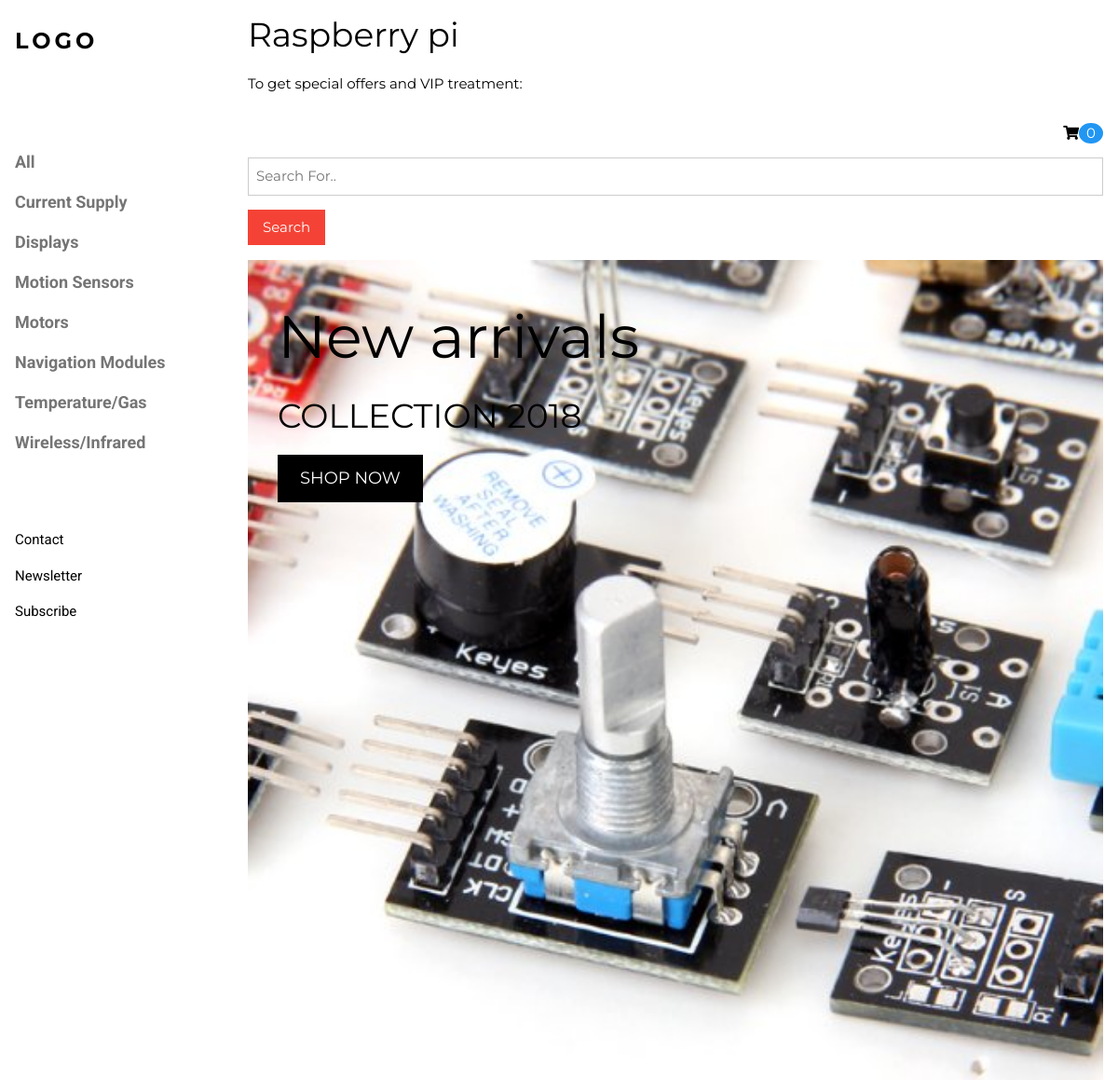
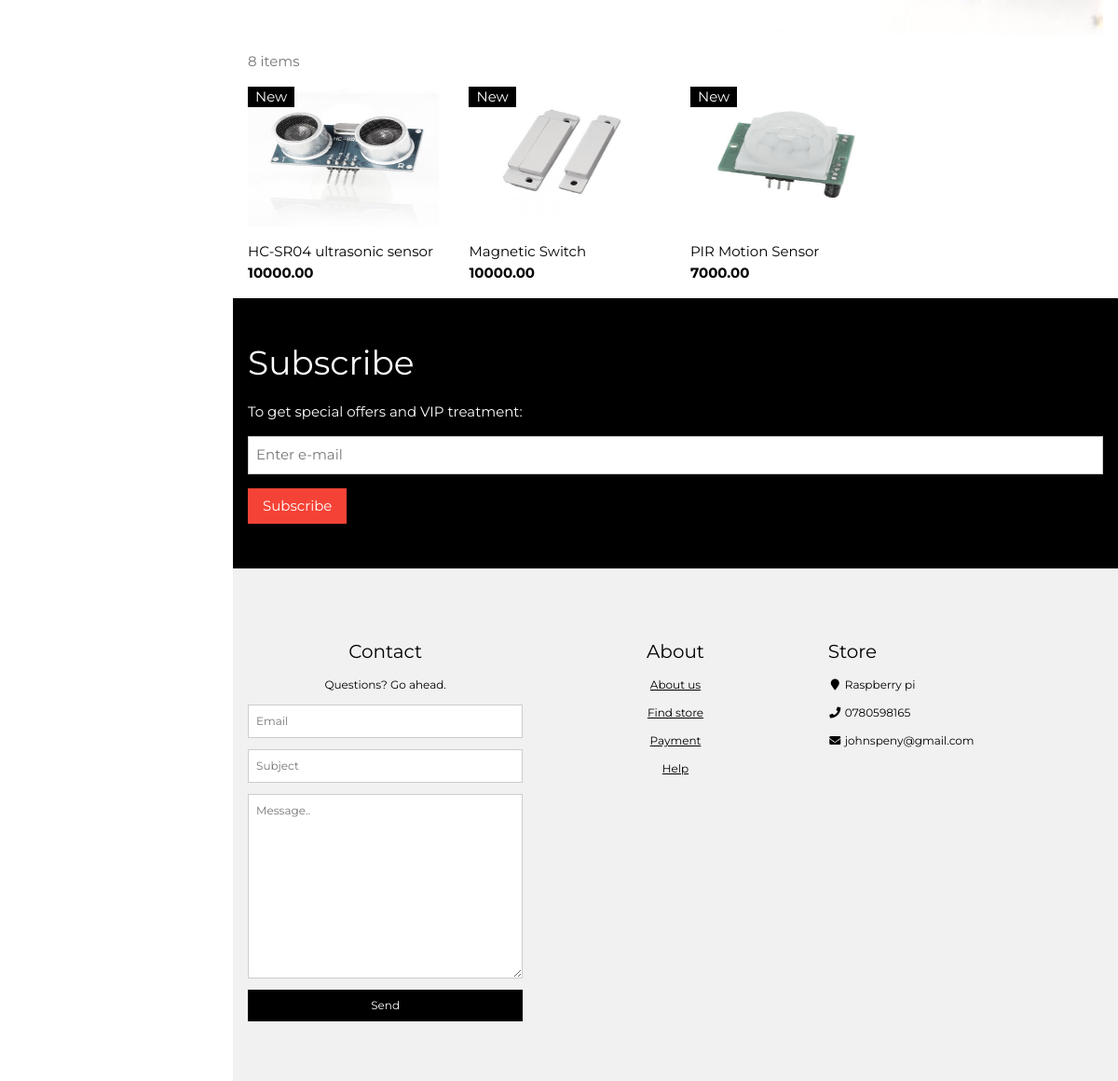
Screenshot of /motion-sensors/ with the database file from the repository (2 pictures, top to bottom).
### shop/models.py (models this page shows, shortened)
class Category(models.Model):
    name = models.CharField(max_length=100)
    slug = models.SlugField(max_length=100, unique=True)
    class Meta:
        ordering = ['name']
        verbose_name = 'category'
        verbose_name_plural = 'categories'
    def get_absolute_url(self):
        return reverse('shop:list_product', kwargs={'category_slug':self.slug})

class Product(models.Model):
    category = models.ForeignKey(Category, related_name='products')
    name = models.CharField(max_length=100)
    slug = models.SlugField(max_length=100)
    image = models.ImageField(upload_to='pics',blank=True)
    description = models.TextField(blank=True)
    stock = models.PositiveIntegerField()
    available = models.BooleanField(default=True)
    price = models.DecimalField(max_digits=10,decimal_places=2)
    created = models.DateTimeField(auto_now_add=True)
    updated = models.DateTimeField(auto_now=True)
    class Meta:
        ordering = ['name']
        index_together = (('id', 'slug'),)
    def get_absolute_url(self):
        return reverse('shop:list_product_detail', kwargs={'id': self.id, 'slug': self.slug})

### shop/views.py (the view, shortened to what this page needs)
# urls.py: url('^(?P<category_slug>[-\w]+)/$', views.index, name='list_product'),
def index(request, category_slug=None):
    categories = Category.objects.all()
    products = Product.objects.filter(available=True)
    c = ContactForm()
    if category_slug:
        category = get_object_or_404(Category, slug=category_slug)
        products = Product.objects.filter(category=category)
    context = {'categories': categories, 'products': products, 'f':c}
    return render(request, 'shop/index.html', context)

### shop/forms.py
class ContactForm(forms.Form):
	subject = forms.CharField(max_length=100,widget=forms.TextInput(attrs={'placeholder': 'Subject'}))
	message = forms.CharField(widget=forms.Textarea(attrs={'placeholder': 'Message..'}))
	sender = forms.EmailField(widget=forms.TextInput(attrs={'placeholder': 'Email'}))

### cart/cart.py (called while the page is built)
    def __len__(self):
        return sum(item['quantity'] for item in self.cart.values())

### cart/context_processors.py (called while the page is built)
def cart(request):
	return {'cart':Cart(request)}

### shop/templatetags/myfilters.py (called while the page is built)
@register.filter(name='addClass')
def addClass(value, arg):
    return value.as_widget(attrs={'class': arg})

### shop/templates/shop/index.html (shortened to what this page needs)
{% extends 'shop/list.html' %}
{% load static %}
{% load myfilters %}
  {% block head %}
  <div class="w3-display-container w3-container">
    <img src="{% static 'shop/pics/r.jpg' %}" alt="Jeans" style="width:100%">
    <div class="w3-display-topleft w3-text-white" style="padding:24px 48px">
      <h1 class="w3-jumbo w3-hide-small w3-text-black">New arrivals</h1>
      <h1 class="w3-hide-small w3-text-black">COLLECTION 2018</h1>
      <p><a href="#jeans" class="w3-button w3-black w3-padding-large w3-large">SHOP NOW</a></p>
    </div>
  </div>
  {% endblock %}
  {% block itemNum %}
  <div class="w3-container w3-text-grey" id="jeans">
    <p>8 items</p>
  </div>{% endblock %}
{% block photot %}
  <div class="w3-row w3-grayscale">
  {% for product in products %}
    <div class="w3-col l3 s6">
      <div class="w3-container">
        <div class="w3-display-container">
          <img src="{{ product.image.url }}" style="width:100%;max-height: 150px">
          <span class="w3-tag w3-display-topleft">New</span>
        </div>
        <p>{{ product.name }}<br><b>{{ product.price }}</b></p>
      </div>
    </div>
{% endfor %}
</div>{% endblock %}
{% block contact %}
 <div class="w3-col s4">
        <h4>Contact</h4>
        <p>Questions? Go ahead.</p>
        <form action="" target="_blank" method="post">
          <p>
            {{ f.sender|addClass:"w3-input w3-border" }}
          </p>
          <p>
            {{ f.subject|addClass:"w3-input w3-border" }}
          </p>
          <p>
            {{ f.message|addClass:"w3-input w3-border" }}
          </p>
          <input type="submit" value="Send" class="w3-button w3-block w3-black">
        </form>
      </div>
      {% endblock %}

### shop/templates/shop/list.html (shortened to what this page needs)
<!DOCTYPE html>
<html>
{% load static %}
{% load myfilters %}
<link rel="stylesheet" href="{% static 'shop/style.css' %}">
<link href="{% static 'shop/css/fontawesome-all.css' %}" rel="stylesheet">
<head>
</head>
<body class="w3-content" style="max-width:1200px">
<nav class="w3-sidebar w3-bar-block w3-white w3-collapse w3-top" style="z-index:3;width:250px" id="mySidebar">
  <div class="w3-container w3-display-container w3-padding-16">
    <h3 class="w3-wide"><b>LOGO</b></h3>
  </div>
  <div class="w3-padding-64 w3-large w3-text-grey" style="font-weight:bold">
    <a href="{% url 'shop:list' %}" class="w3-bar-item w3-button">All</a>
    {% for category in categories %}
    <a href="{{ category.get_absolute_url }}" class="w3-bar-item w3-button">{{ category.name }}</a>
    {% endfor %}
  </div>
  <a href="#footer" class="w3-bar-item w3-button w3-padding">Contact</a>
  <a href="javascript:void(0)" class="w3-bar-item w3-button w3-padding" onclick="document.getElementById('newsletter').style.display='block'">Newsletter</a>
  <a href="#footer"  class="w3-bar-item w3-button w3-padding">Subscribe</a>
</nav>
<div class="w3-main" style="margin-left:250px">
  <header class="w3-container">
    <h1>Raspberry pi</h1>
    <p>To get special offers and VIP treatment:</p>
    {% block cart %}
    {% with total_items=cart|length %}
    {% if cart|length > 0 %}
  <a href="{% url "cart:cart_detail" %}">
    <p class="w3-right"><i class="fa fa-shopping-cart"></i><span class="w3-badge w3-blue">{{ total_items }}</span></p>
  </a>
    {% else %}
      <p class="w3-right"><i class="fa fa-shopping-cart"></i><span class="w3-badge w3-blue">0
    {% endif %}
  {% endwith %}{% endblock %}
    <form action="" method="get">
    <p><input class="w3-input w3-border" type="text" placeholder="Search For.." style="width:100%"></p>
    <input type="submit" class="w3-button w3-red w3-margin-bottom" value="Search">
	</form>
  </header>
  {% block head %}{% endblock %}
  {% block itemNum %}{% endblock %}
  {% block photot %}{% endblock %}
  <div class="w3-container w3-black w3-padding-32">
    <h1>Subscribe</h1>
    <p>To get special offers and VIP treatment:</p>
    <p><input class="w3-input w3-border" type="text" placeholder="Enter e-mail" style="width:100%"></p>
    <button type="button" class="w3-button w3-red w3-margin-bottom">Subscribe</button>
  </div>
  <footer class="w3-padding-64 w3-light-grey w3-small w3-center" id="footer">
    <div class="w3-row-padding">
      {% block contact %}{% endblock %}
      <div class="w3-col s4">
        <h4>About</h4>
        <p><a href="#" onclick="document.getElementById('id01').style.display='block'">About us</a></p>
        <p><a href="#">Find store</a></p>
        <p><a href="#">Payment</a></p>
        <p><a href="#">Help</a></p>
      </div>
      <div class="w3-col s4 w3-justify">
        <h4>Store</h4>
        <p><i class="fa fa-fw fa-map-marker"></i> Raspberry pi</p>
        <p><i class="fa fa-fw fa-phone"></i> 0780598165</p>
        <p><i class="fa fa-fw fa-envelope"></i> johnspeny@gmail.com</p>
        <br>
      </div>
    </div>
  </footer>
</div>
</body>
</html>

### shop/static/shop/style.css (style rules this page uses)
html { box-sizing:border-box }
*,*:before,*:after { box-sizing:inherit }
html { -ms-text-size-adjust:100%;-webkit-text-size-adjust:100% }
body { margin:0 }
article,aside,details,figcaption,figure,footer,header,main,menu,nav,section,summary { display:block }
a { background-color:transparent;-webkit-text-decoration-skip:objects }
img { border-style:none }
button,input,select,textarea { font:inherit;margin:0 }
button,input { overflow:visible }
button,select { text-transform:none }
button,html [type=button],[type=reset],[type=submit] { -webkit-appearance:button }
textarea { overflow:auto }
html,body { font-family:Verdana,sans-serif;font-size:15px;line-height:1.5 }
html { overflow-x:hidden }
h1 { font-size:36px }
h3 { font-size:24px }
h4 { font-size:20px }
h1,h2,h3,h4,h5,h6 { font-family:"Segoe UI",Arial,sans-serif;font-weight:400;margin:10px 0 }
.w3-wide { letter-spacing:4px }
img { margin-bottom:-5px }
a { color:inherit }
.w3-btn,.w3-button { border:none;display:inline-block;outline:0;padding:8px 16px;vertical-align:middle;overflow:hidden;text-decoration:none;color:inherit;background-color:inherit;text-align:center;cursor:pointer;white-space:nowrap }
.w3-btn,.w3-button { -webkit-touch-callout:none;-webkit-user-select:none;-khtml-user-select:none;-moz-user-select:none;-ms-user-select:none;user-select:none }
.w3-badge,.w3-tag { background-color:#000;color:#fff;display:inline-block;padding-left:8px;padding-right:8px;text-align:center }
.w3-badge { border-radius:50% }
.w3-tooltip,.w3-display-container { position:relative }
.w3-input { padding:8px;display:block;border:none;border-bottom:1px solid #ccc;width:100% }
.w3-sidebar { height:100%;width:200px;background-color:#fff;position:fixed!important;z-index:1;overflow:auto }
.w3-main,#main { transition:margin-left .4s }
.w3-bar-block .w3-bar-item { width:100%;display:block;padding:8px 16px;text-align:left;border:none;outline:none;white-space:normal;float:none }
.w3-block { display:block;width:100% }
.w3-container:after,.w3-container:before,.w3-panel:after,.w3-panel:before,.w3-row:after,.w3-row:before,.w3-row-padding:after,.w3-row-padding:before, .w3-cell-row:before,.w3-cell-row:after,.w3-clear:after,.w3-clear:before,.w3-bar:before,.w3-bar:after { content:"";display:table;clear:both }
.w3-col,.w3-half,.w3-third,.w3-twothird,.w3-threequarter,.w3-quarter { float:left;width:100% }
.w3-col.s4 { width:33.33333% }
.w3-col.s6 { width:49.99999% }
@media (min-width:993px) { .w3-col.l3 { width:24.99999% } }
.w3-content { max-width:980px;margin:auto }
@media (min-width:993px) { .w3-sidebar.w3-collapse { display:block!important } }
.w3-top,.w3-bottom { position:fixed;width:100%;z-index:1 }
.w3-top { top:0 }
.w3-display-topleft { position:absolute;left:0;top:0 }
.w3-row-padding,.w3-row-padding>.w3-half,.w3-row-padding>.w3-third,.w3-row-padding>.w3-twothird,.w3-row-padding>.w3-threequarter,.w3-row-padding>.w3-quarter,.w3-row-padding>.w3-col { padding:0 8px }
.w3-container,.w3-panel { padding:0.01em 16px }
.w3-greyscale,.w3-grayscale { filter:grayscale(75%) }
.w3-small { font-size:12px!important }
.w3-large { font-size:18px!important }
.w3-jumbo { font-size:64px!important }
.w3-justify { text-align:justify!important }
.w3-center { text-align:center!important }
.w3-border { border:1px solid #ccc!important }
.w3-margin-bottom { margin-bottom:16px!important }
.w3-padding { padding:8px 16px!important }
.w3-padding-large { padding:12px 24px!important }
.w3-padding-16 { padding-top:16px!important;padding-bottom:16px!important }
.w3-padding-32 { padding-top:32px!important;padding-bottom:32px!important }
.w3-padding-64 { padding-top:64px!important;padding-bottom:64px!important }
.w3-right { float:right!important }
.w3-blue,.w3-hover-blue:hover { color:#fff!important;background-color:#2196F3!important }
.w3-red,.w3-hover-red:hover { color:#fff!important;background-color:#f44336!important }
.w3-white,.w3-hover-white:hover { color:#000!important;background-color:#fff!important }
.w3-black,.w3-hover-black:hover { color:#fff!important;background-color:#000!important }
.w3-light-grey,.w3-hover-light-grey:hover,.w3-light-gray,.w3-hover-light-gray:hover { color:#000!important;background-color:#f1f1f1!important }
.w3-text-white,.w3-hover-text-white:hover { color:#fff!important }
.w3-text-black,.w3-hover-text-black:hover { color:#000!important }
.w3-text-grey,.w3-hover-text-grey:hover,.w3-text-gray,.w3-hover-text-gray:hover { color:#757575!important }

### rows the page displays
Category: name "Current Supply"
Category: name "Displays"
Category: name "Motion Sensors"
Category: name "Motors"
Category: name "Navigation Modules"
Category: name "Temperature/Gas"
Category: name "Wireless/Infrared"
Product: image (picture), name "HC-SR04 ultrasonic sensor", price "10000.00"
Product: image (picture), name "Magnetic Switch", price "10000.00"
Product: image (picture), name "PIR Motion Sensor", price "7000.00"
